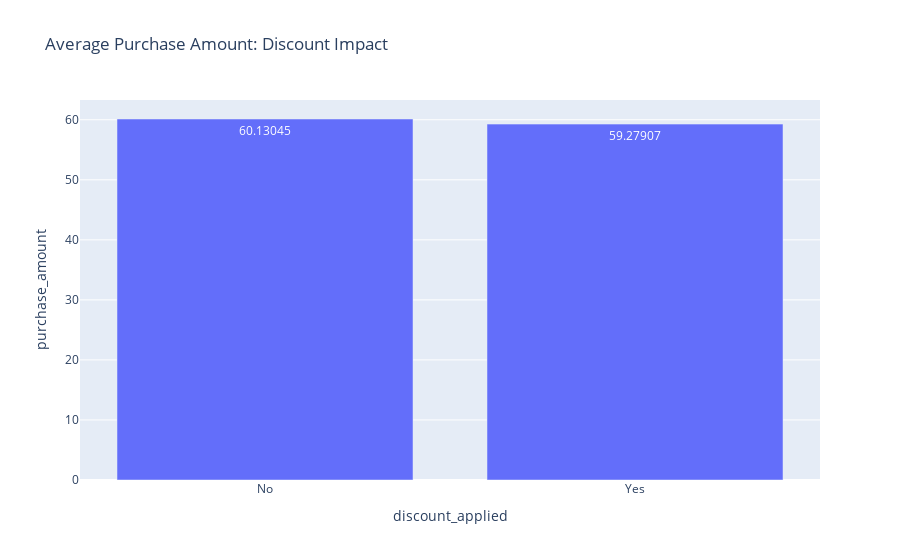

Source (notebook cell):
### Markdown cell above
6. Discount Impact on Average Spending

### Code cell
discount_avg = df.groupby("discount_applied", as_index=False)["purchase_amount"].mean()

fig = px.bar(
    discount_avg,
    x="discount_applied",
    y="purchase_amount",
    title="Average Purchase Amount: Discount Impact",
    text_auto=True
)
fig.show()

### Figure 1 — Plotly figure (JSON) as saved in the notebook; plotly's stock layout.template omitted (floating-point values rounded to 4 significant figures)
{"data": [{"hovertemplate": "discount_applied=%{x}<br>purchase_amount=%{y}<extra></extra>", "legendgroup": "", "marker": {"color": "#636efa", "pattern": {"shape": ""}}, "name": "", "orientation": "v", "showlegend": false, "textposition": "auto", "texttemplate": "%{y}", "type": "bar", "x": ["No", "Yes"], "xaxis": "x", "y": [60.13, 59.28], "yaxis": "y"}], "layout": {"barmode": "relative", "legend": {"tracegroupgap": 0}, "title": {"text": "Average Purchase Amount: Discount Impact"}, "xaxis": {"anchor": "y", "domain": [0, 1], "title": {"text": "discount_applied"}}, "yaxis": {"anchor": "x", "domain": [0, 1], "title": {"text": "purchase_amount"}}}}
